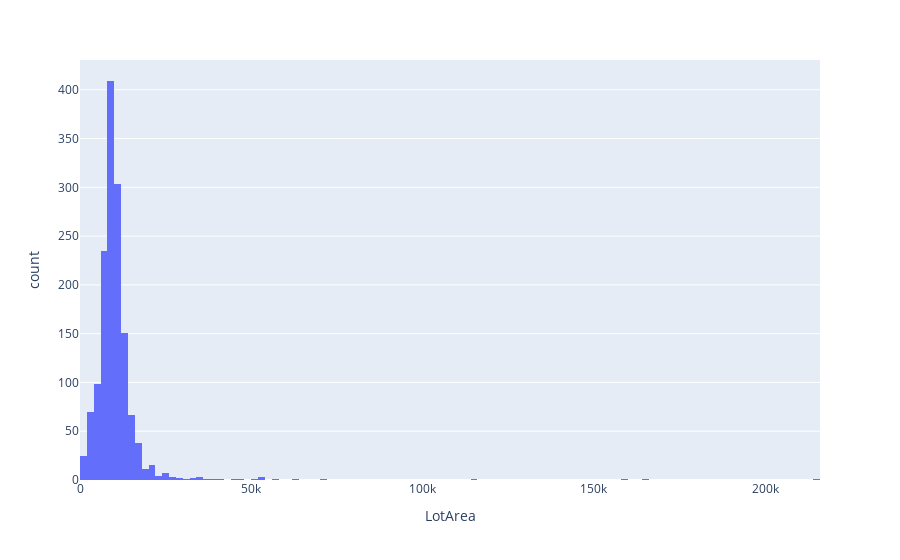

Notebook code for this chart:
### Markdown cell above
### LotArea: 

Lot size in square feet

### Code cell
explore('LotArea')

### Figure 1 — Plotly figure (JSON) as saved in the notebook; plotly's stock layout.template omitted (floating-point values rounded to 4 significant figures; data arrays with more than 128 entries replaced by an {"elided": "..."} marker saying what was removed)
{"data": [{"alignmentgroup": "True", "bingroup": "x", "hovertemplate": "LotArea=%{x}<br>count=%{y}<extra></extra>", "legendgroup": "", "marker": {"color": "#636efa", "pattern": {"shape": ""}}, "name": "", "offsetgroup": "", "orientation": "v", "showlegend": false, "type": "histogram", "x": {"elided": "1460 int values"}, "xaxis": "x", "yaxis": "y"}], "layout": {"barmode": "relative", "legend": {"tracegroupgap": 0}, "margin": {"t": 60}, "xaxis": {"anchor": "y", "domain": [0, 1], "title": {"text": "LotArea"}}, "yaxis": {"anchor": "x", "domain": [0, 1], "title": {"text": "count"}}}}
